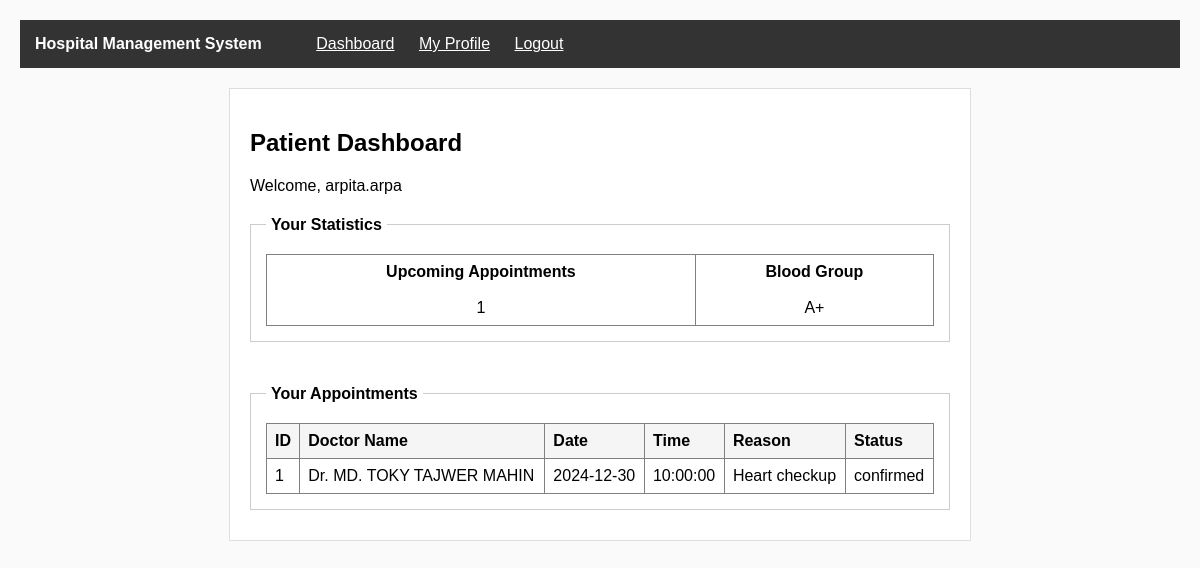
The page /view/dashboard_patient.php (signed in) on the database its author committed.
### tables this page shows
CREATE TABLE patients (
  id INT AUTO_INCREMENT PRIMARY KEY,
  user_id INT NOT NULL,
  date_of_birth DATE,
  gender VARCHAR(10),
  blood_group VARCHAR(5),
  address TEXT,
  emergency_contact VARCHAR(20),
  medical_history TEXT,
  FOREIGN KEY (user_id) REFERENCES users(id)
);

CREATE TABLE appointments (
  id INT AUTO_INCREMENT PRIMARY KEY,
  patient_id INT NOT NULL,
  doctor_id INT NOT NULL,
  appointment_date DATE NOT NULL,
  appointment_time TIME NOT NULL,
  reason TEXT,
  status VARCHAR(20) DEFAULT 'pending',
  notes TEXT,
  created_at TIMESTAMP DEFAULT CURRENT_TIMESTAMP,
  FOREIGN KEY (patient_id) REFERENCES patients(id),
  FOREIGN KEY (doctor_id) REFERENCES doctors(id)
);

CREATE TABLE users (
  id INT AUTO_INCREMENT PRIMARY KEY,
  full_name VARCHAR(100) NOT NULL,
  email VARCHAR(100) NOT NULL,
  phone VARCHAR(20) NOT NULL,
  username VARCHAR(50) NOT NULL UNIQUE,
  password VARCHAR(255) NOT NULL,
  role VARCHAR(20) NOT NULL,
  profile_picture VARCHAR(255),
  original_picture_name VARCHAR(255),
  address TEXT,
  registration_date TIMESTAMP DEFAULT CURRENT_TIMESTAMP
);

### model/patientModel.php (called while the page is built, shortened)
<?php
function getPatientByUserId($user_id)
{
    $con = getConnection();
    $sql = "SELECT * FROM patients WHERE user_id='{$user_id}'";
    $result = mysqli_query($con, $sql);
    if (mysqli_num_rows($result) == 1) {
        return mysqli_fetch_assoc($result);
    } else {
        return false;
    }
}
?>

### model/appointmentModel.php (called while the page is built, shortened)
<?php
function getAppointmentsByPatient($patient_id)
{
    $con = getConnection();
    $sql = "SELECT * FROM appointments WHERE patient_id='{$patient_id}' ORDER BY appointment_date DESC";
    $result = mysqli_query($con, $sql);
    $appointments = array();
    if (mysqli_num_rows($result) > 0) {
        while ($row = mysqli_fetch_assoc($result)) {
            $appointments[] = $row;
        }
    }
    return $appointments;
}
?>

### model/doctorModel.php (called while the page is built, shortened)
<?php
function getDoctorById($id)
{
    $con = getConnection();
    $sql = "SELECT * FROM doctors WHERE id='{$id}'";
    $result = mysqli_query($con, $sql);
    if (mysqli_num_rows($result) == 1) {
        return mysqli_fetch_assoc($result);
    } else {
        return false;
    }
}
?>

### model/userModel.php (called while the page is built, shortened)
<?php
function getUserById($id)
{
    $con = getConnection();
    $sql = "SELECT * FROM users WHERE id='{$id}'";
    $result = mysqli_query($con, $sql);
    if (mysqli_num_rows($result) == 1) {
        return mysqli_fetch_assoc($result);
    } else {
        return false;
    }
}
?>

### view/dashboard_patient.php (the view, shortened to what this page needs)
<?php
require_once('../model/patientModel.php');
require_once('../model/appointmentModel.php');
$patient = getPatientByUserId($_SESSION['user_id']);
if ($patient) {
    $appointments = getAppointmentsByPatient($patient['id']);
} else {
    $appointments = array();
}
?>
<!DOCTYPE html>
<html lang="en">
<head>
    <link rel="stylesheet" href="../assets/css/style.css">
</head>
<body>
    <div class="navbar">
        <span class="navbar-title">Hospital Management System</span>
        <a href="dashboard_patient.php" class="navbar-link">Dashboard</a>
        <a href="profile_view.php" class="navbar-link">My Profile</a>
        <a href="../controller/logout.php" class="navbar-link">Logout</a>
    </div>
    <div class="main-container">
        <h2>Patient Dashboard</h2>
        <p>Welcome, <?php echo $_SESSION['username']; ?></p>
        <fieldset>
            <legend>Your Statistics</legend>
            <table border="1" cellpadding="10">
                <tr>
                    <td align="center"><b>Upcoming Appointments</b><br><br><?php echo count($appointments); ?></td>
                    <td align="center"><b>Blood
                            Group</b><br><br><?php echo $patient ? $patient['blood_group'] : 'N/A'; ?></td>
                </tr>
            </table>
        </fieldset>
        <br>
        <fieldset>
            <legend>Your Appointments</legend>
            <table border="1" cellpadding="8" width="100%">
                <tr>
                    <th>ID</th>
                    <th>Doctor Name</th>
                    <th>Date</th>
                    <th>Time</th>
                    <th>Reason</th>
                    <th>Status</th>
                </tr>
                <?php if (count($appointments) > 0): ?>
                    <?php
                    require_once('../model/doctorModel.php');
                    require_once('../model/userModel.php');
                    foreach (array_slice($appointments, 0, 10) as $appointment):
                        $doctor = getDoctorById($appointment['doctor_id']);
                        $doctor_user = $doctor ? getUserById($doctor['user_id']) : null;
                        ?>
                        <tr>
                            <td><?php echo $appointment['id']; ?></td>
                            <td><?php echo $doctor_user ? 'Dr. ' . $doctor_user['full_name'] : 'Doctor #' . $appointment['doctor_id']; ?>
                            </td>
                            <td><?php echo $appointment['appointment_date']; ?></td>
                            <td><?php echo isset($appointment['appointment_time']) ? $appointment['appointment_time'] : 'N/A'; ?>
                            </td>
                            <td><?php echo $appointment['reason']; ?></td>
                            <td><?php echo $appointment['status']; ?></td>
                        </tr>
                    <?php endforeach; ?>
                <?php else: ?>
                    <tr>
                        <td colspan="6" align="center">No appointments found</td>
                    </tr>
                <?php endif; ?>
            </table>
        </fieldset>
    </div>
</body>
</html>

### assets/css/style.css (style rules this page uses)
body { margin: 0; padding: 20px; background-color: #fafafa; font-family: Arial, sans-serif; }
.main-container { width: 700px; margin: 20px auto; padding: 20px; background-color: white; border: 1px solid #ddd; }
.navbar { background-color: #333; color: white; padding: 15px; margin-bottom: 20px; }
.navbar-title { margin-right: 30px; font-weight: bold; }
.navbar-link { color: white; margin-left: 20px; }
fieldset { padding: 15px; margin: 10px 0; border: 1px solid #ccc; }
legend { font-weight: bold; padding: 5px; }
table { width: 100%; border-collapse: collapse; }
td { padding: 8px; }
th { padding: 8px; text-align: left; background-color: #f5f5f5; }
a { color: blue; }

### rows shown on the page
patients: blood_group "A+"
appointments: id "1", users.full_name "MD. TOKY TAJWER MAHIN", appointment_date "2024-12-30", appointment_time "10:00:00", reason "Heart checkup", status "confirmed"

### other values the page prints
$_SESSION['username'] "arpita.arpa"
count($appointments) "1"
